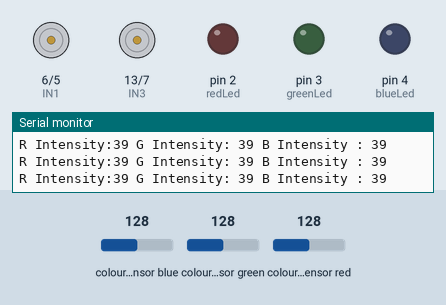
This sketch was run on a simulated Arduino Uno, built with avr-gcc and run on an emulated ATmega328P. Parts: motor-driver pin pairs drawn as motors (green arrow = first pin HIGH = forward, orange = second pin HIGH = backward, longer = more drive), output pins drawn as LEDs (lit = HIGH), the last lines printed to the serial monitor. Wiring (inferred from the names in the program): TCS3200 colour sensor: output pin 10; S2 pin 12; S3 pin 11; S0 pin 8; S1 pin 9. The test bench sets the inputs (shaded band); at power-on: colour sensor blue 128, colour sensor green 128, colour sensor red 128. Pins used as bus, display or sensor lines are not drawn.

Above: at 1.2 s.
1.3 s: colour sensor blue set to 135
At 1.65 s:
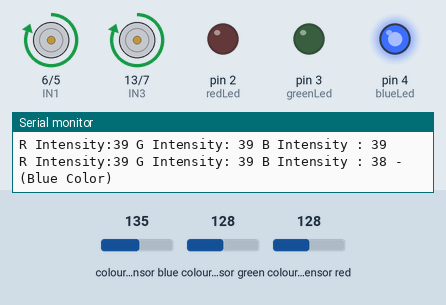
4.3 s: colour sensor green set to 134
At 5.6 s:
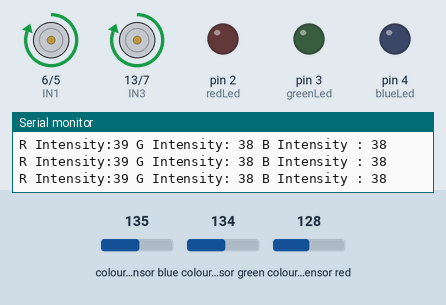
6.0 s: colour sensor blue set to 5
At 7.0 s:
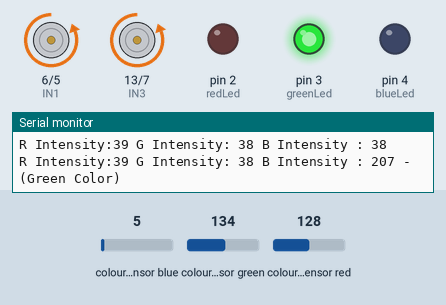
9.0 s: colour sensor green set to 5
At 11.7 s:
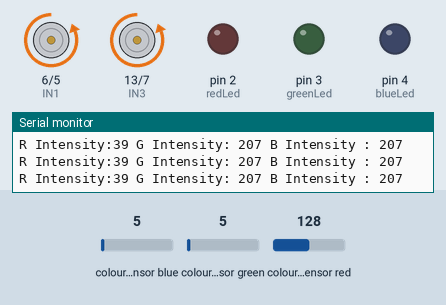
12.0 s: colour sensor blue set to 191
At 12.28 s:
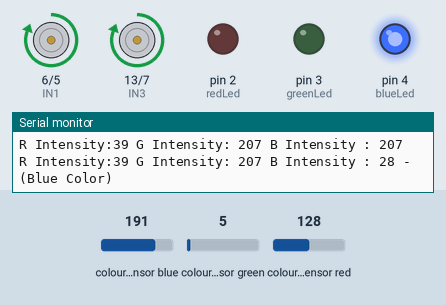
Timing chart, 0 to 15.0 s (numbered marks = the images above; inputs shaded):
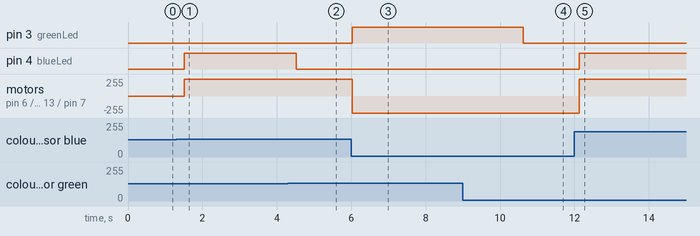

The sketch:

color_sensor_based_mobile_Robot.ino
```cpp
const int s0 = 8;
const int s1 = 9;
const int s2 = 12;
const int s3 = 11;
const int out = 10;
// LED pins connected to Arduino
int redLed = 2;
int greenLed = 3;
int blueLed = 4;

// Variables
int red = 0;
int green = 0;
int blue = 0;
int IN1 = 6;

int IN2 = 5;
int IN3 = 13;
int IN4 = 7;

void setup()
{
  Serial.begin(9600);
  pinMode(s0, OUTPUT);
  pinMode(s1, OUTPUT);
  pinMode(s2, OUTPUT);
  pinMode(s3, OUTPUT);
  pinMode(out, INPUT);
  pinMode(redLed, OUTPUT);
  pinMode(greenLed, OUTPUT);
  pinMode(blueLed, OUTPUT);

  digitalWrite(s0, HIGH);
  digitalWrite(s1, HIGH);

  pinMode (IN1, OUTPUT);
  pinMode (IN2, OUTPUT);
  pinMode (IN3, OUTPUT);
  pinMode (IN4, OUTPUT);
}

void loop(){
   digitalWrite(redLed, LOW); // Turn RED LED ON
   digitalWrite(greenLed, LOW);
   digitalWrite(blueLed, LOW);

  color();
  Serial.print("R Intensity:");
  Serial.print(red, DEC);
  Serial.print(" G Intensity: ");
  Serial.print(green, DEC);
  Serial.print(" B Intensity : ");
  Serial.print(blue, DEC);
  //Serial.println();

if (red < blue && red < green && red < 20)
///if ((red < 11  && red >4) && ( blue < 33 && green > 13 ) && ( green <38 && green > 18 ) )
  {
  Serial.println(" - (Red Color)");
   digitalWrite(redLed, HIGH); // Turn RED LED ON
  digitalWrite(greenLed, LOW);
  digitalWrite(blueLed, LOW);

   // Stop robot
 digitalWrite(IN1, LOW);
  digitalWrite(IN2, LOW);
  digitalWrite(IN3, LOW);
  digitalWrite(IN4, LOW);
  delay (2000);

 }

else if (blue < red && blue < green)

//if ((red < 40  && red >38 ) && ( blue < 36 && green > 34 ) && ( green < 52 && green > 50 ) )
  {
   Serial.println(" - (Blue Color)");
   digitalWrite(redLed, LOW);
   digitalWrite(greenLed, LOW);
   digitalWrite(blueLed, HIGH); // Turn BLUE LED ON

// robot moves forward
  digitalWrite(IN1, HIGH);
  digitalWrite(IN2, LOW);
  digitalWrite(IN3, HIGH);
  digitalWrite(IN4, LOW);

  }

else if (green < red && green < blue)
//else if ((red < 56 && red >30) && ( blue < 35 && green > 25 ) && ( green < 40 && green > 23 ) )
  {
   Serial.println(" - (Green Color)");
   digitalWrite(redLed, LOW);
   digitalWrite(greenLed, HIGH); // Turn GREEN LED ON
   digitalWrite(blueLed, LOW);
// move backward
  digitalWrite(IN1, LOW);
  digitalWrite(IN2, HIGH);
  digitalWrite(IN3, LOW);
  digitalWrite(IN4, HIGH);
  delay (2000);
  }

  else{
  Serial.println();
  }
  delay(300);
  digitalWrite(redLed, LOW);
  digitalWrite(greenLed, LOW);
  digitalWrite(blueLed, LOW);
 }

void color()
{
  digitalWrite(s2, LOW);
  digitalWrite(s3, LOW);
  //count OUT, pRed, RED
  red = pulseIn(out, digitalRead(out) == HIGH ? LOW : HIGH);
  digitalWrite(s3, HIGH);
  //count OUT, pBLUE, BLUE
  blue = pulseIn(out, digitalRead(out) == HIGH ? LOW : HIGH);
  digitalWrite(s2, HIGH);
  //count OUT, pGreen, GREEN
  green = pulseIn(out, digitalRead(out) == HIGH ? LOW : HIGH);
}
```

Measured:
- the behaviour switches between 131 and 132 on colour sensor blue (found by bisection; images 0 and 1)
- the behaviour switches between 131 and 132 on colour sensor green (found by bisection; images 1 and 2)
- after the input at 1.3 s, pin 4 (blueLed): LOW → HIGH after 0.21 s; motor on pin 6 (IN1) / pin 5 (IN2), motor on pin 13 (IN3) / pin 7 (IN4): stopped → forward 255/255 after 0.21 s
- after the input at 4.3 s, pin 4 (blueLed): HIGH → LOW after 0.22 s
- after the input at 6.0 s, pin 3 (greenLed): LOW → HIGH at once; motor on pin 6 (IN1) / pin 5 (IN2), motor on pin 13 (IN3) / pin 7 (IN4): forward 255/255 → backward 255/255 at once
- after the input at 9.0 s, pin 3 (greenLed): HIGH → LOW after 1.6 s
- after the input at 12.0 s, pin 4 (blueLed): LOW → HIGH after 0.14 s; motor on pin 6 (IN1) / pin 5 (IN2), motor on pin 13 (IN3) / pin 7 (IN4): backward 255/255 → forward 255/255 after 0.14 s
